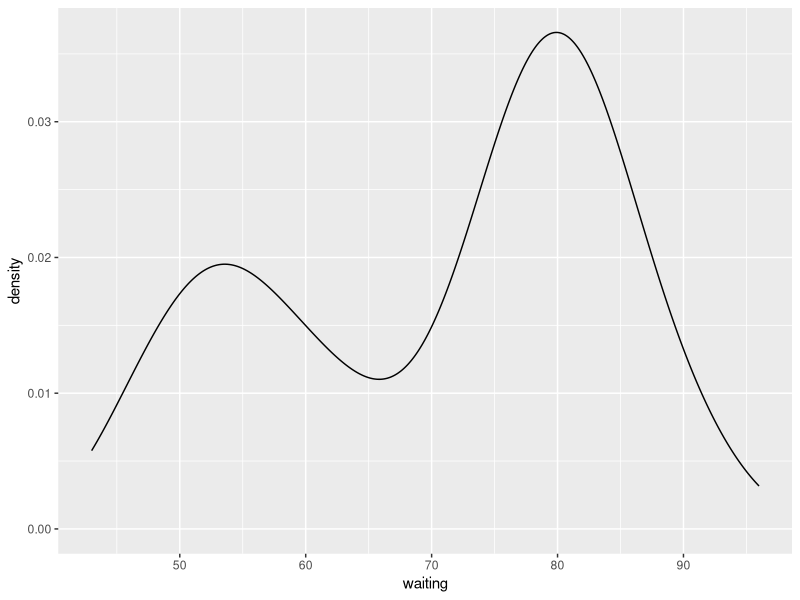
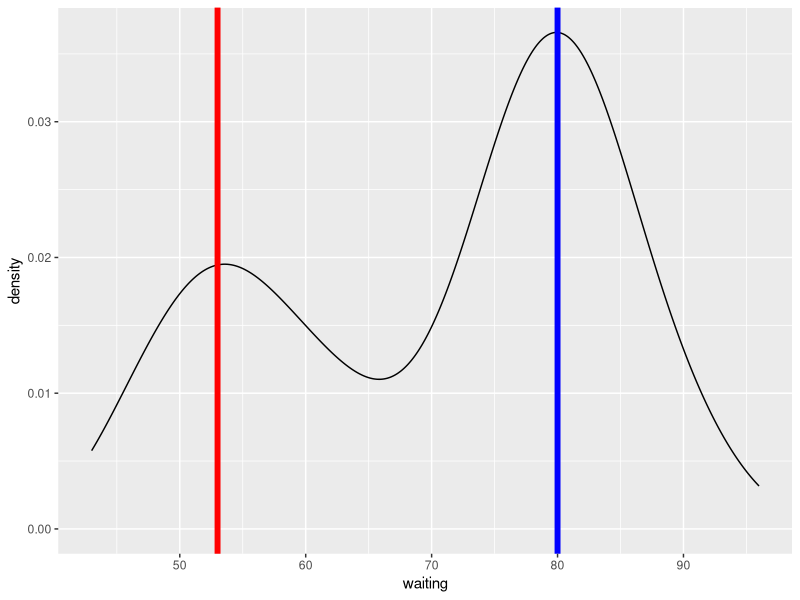
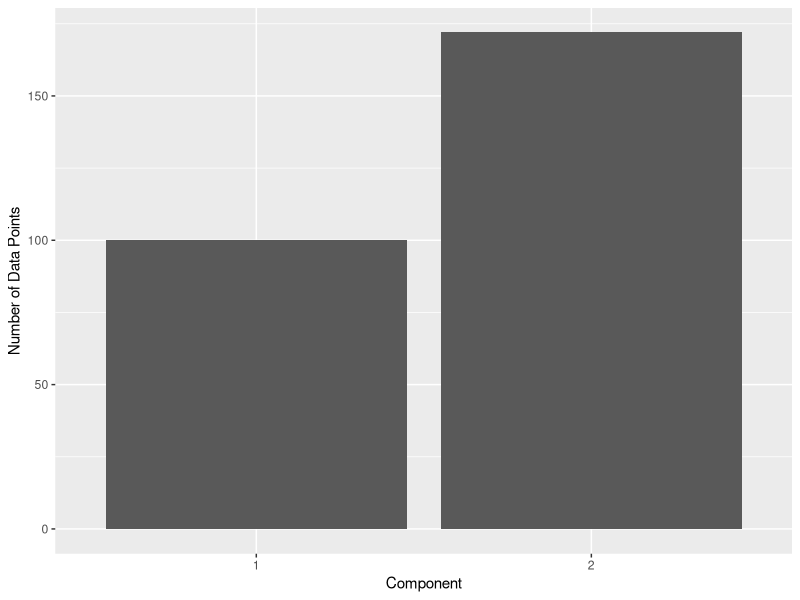
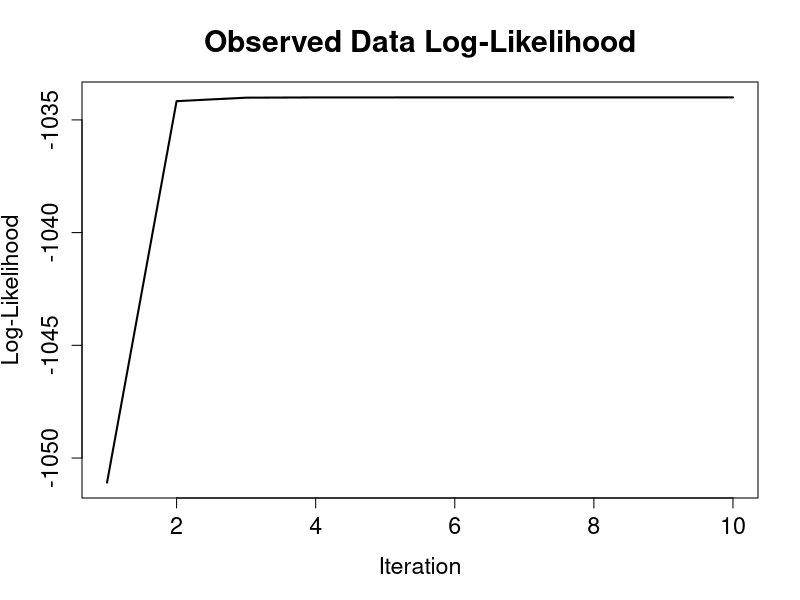
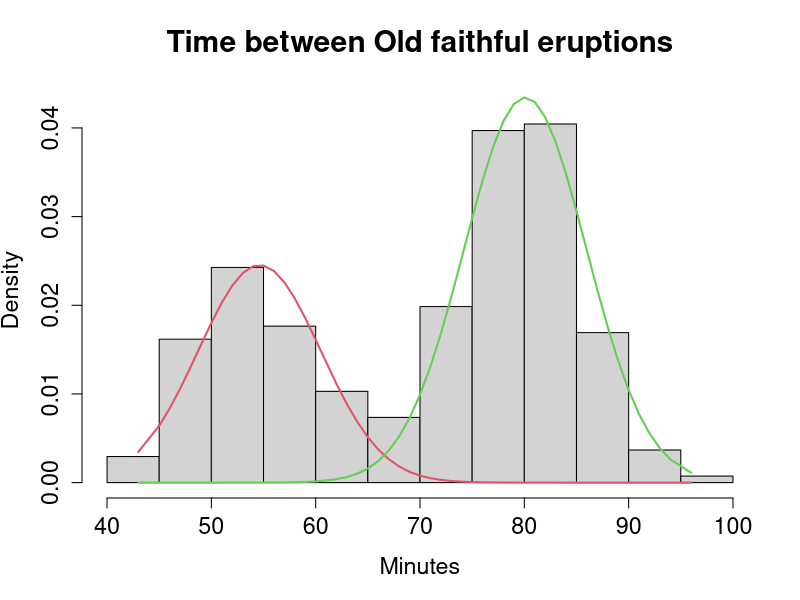
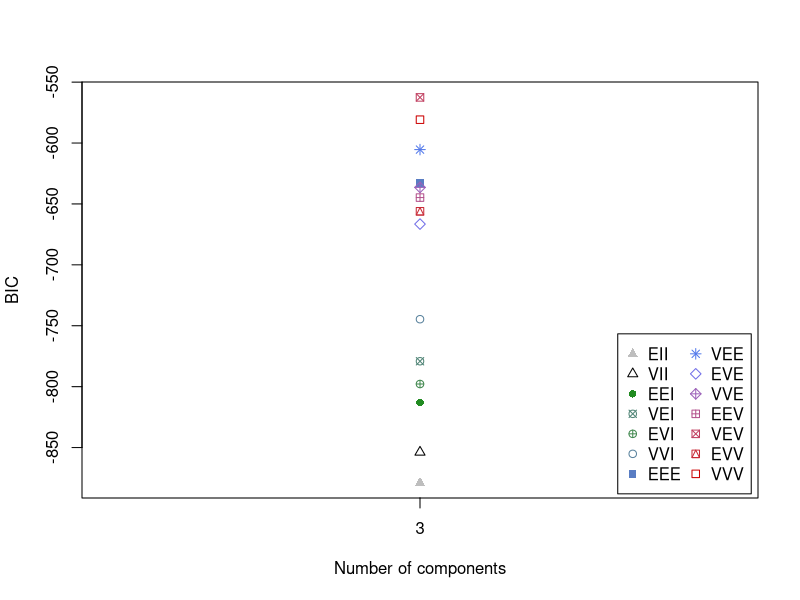
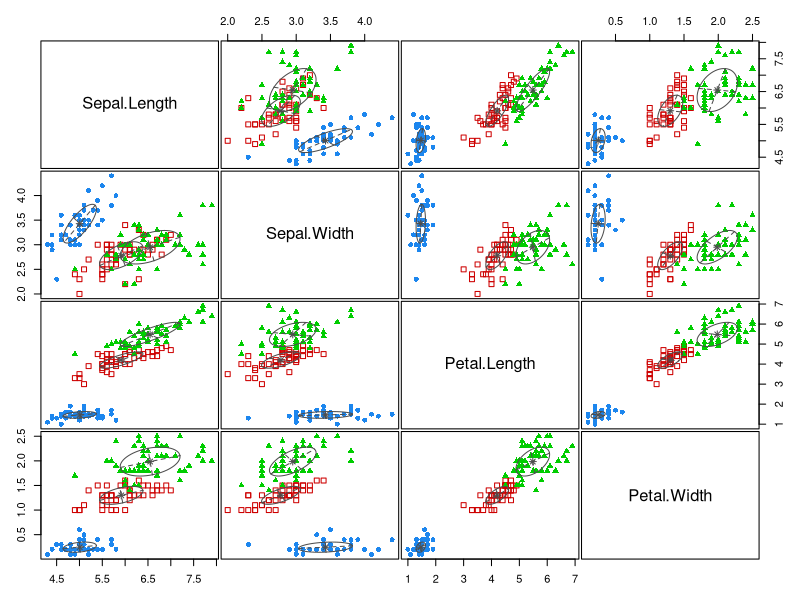
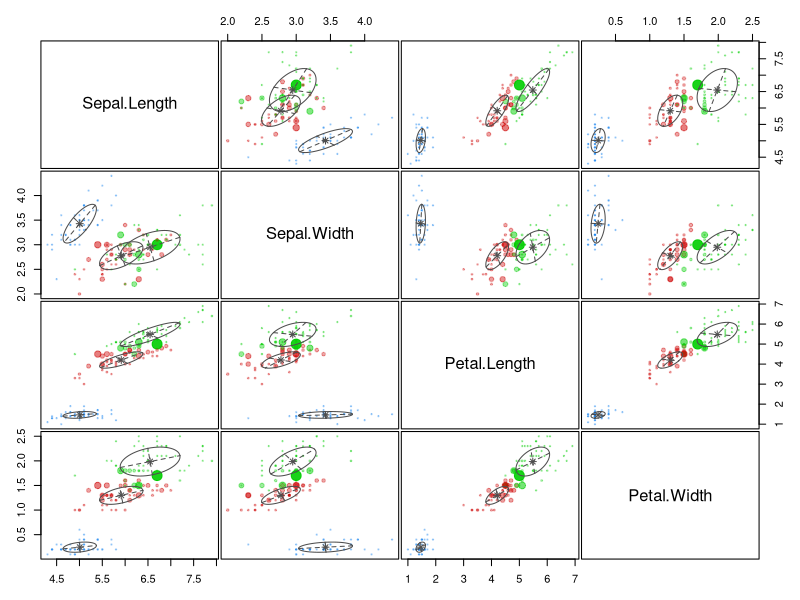

The R source for these figures, in order:
######################
### 혼합 분포 군집 ###
######################
#' 혼합분포군집은 모형 기반의 군집방법
#' 데이터가 k개의 모수적 모형의 가중합으로 표현되는 모집단 모형으로부터 나왔다는 가정하에서 
#' 모수와 함께 가중치를 자료로부터 추정하는 방법 사용
#' k개의 각 모형은 군집을 의미
#' 각 데이터는 추정된 k개의 모형 중 어느 모형으로부터 나왔을 확률이 높은지에 따라 군집의 분류가 이루어짐

library(ggplot2)
library(dplyr)
options(scipen = 999)
p <- ggplot(faithful, aes(x = waiting)) + geom_density()
p

p + geom_vline(xintercept = 53, col = "red", size = 2) + geom_vline(xintercept = 80, col = "blue", size = 2)


install.packages("mixtools")
library("mixtools")
set.seed(1)

#' Plot a Mixture Component
#' @param x Input data
#' @param mu Mean of component
#' @param sigma Standard deviation of component
#' @param lam Mixture weight of component
plot_mix_comps <- function(x, mu, sigma, lam) {
   lam * dnorm(x, mu, sigma)
}

wait   <- faithful$waiting
mixmdl <- normalmixEM(wait, k = 2)

mixmdl$mu
mixmdl$sigma

post.df <- as.data.frame(cbind(x = mixmdl$x, mixmdl$posterior))

post.df %>%
  mutate(label = ifelse(comp.1 > 0.3, 1, 2)) %>% 
  ggplot(aes(x = factor(label))) +
  geom_bar() +
  xlab("Component") +
  ylab("Number of Data Points")


wait1 <- normalmixEM(faithful$waiting, lambda = .5, mu = c(55,80), sigma = 5)
plot(wait1, density = TRUE, cex.axis=1.4, cex.lab=1.4, cex.main=1.8, main2="Time between Old faithful eruptions", xlab2="Minutes")

install.packages("mclust")

library(mclust)
mc <- Mclust(iris[,1:4], G = 3)
summary(mc, parameters = TRUE)
plot.Mclust(mc)

mc$classification
mc_pred <- predict(mc, data=iris)
mc_pred$classification
